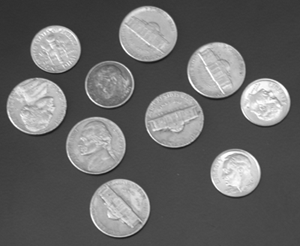
%> input picture task 4/image/coins.png, 300 x 246 px
$ octave task4.m   (GNU Octave 9; MATLAB toolbox functions it lacks are replaced by stand-ins)
%> lines starting %> are read from the running program, lines starting %| are printed output that depends on the picture; in (x1, y1, x2, y2) boxes, pixels count from 0 and x2, y2 are one past the last pixel; in counts of white or black regions, pixels touching at a corner belong together; the program's own positions count from 1
%Q1
A=imread('coins.png');
%> A is the input picture: size 246x300 uint8; min 23, max 255, mean 103
B=fft2(A);
B=abs(B);
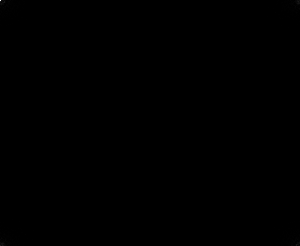
%> B: size 246x300 double; min 2.95, max 7599858, mean 3514.4; drawn with min black and max white
B=fftshift(B);
B=log(1+B);
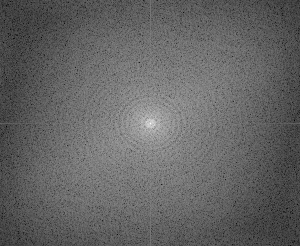
%> B: size 246x300 double; min 1.37, max 15.84, mean 7.07; drawn with min black and max white
B
%Q2
s= size(A);
%> s = [246 300]
filter=ones(s(1),s(2));
B=fft2(A);
B=fftshift(B);
B=B.*filter;
C=ifft2(B);
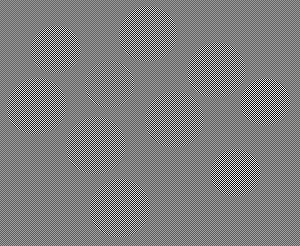
%> C: size 246x300 double; min -255, max 255, mean 0; drawn with min black and max white
figure(1),imshow(C/max(max(C)));
%> after `imshow(C/max(max(C)))`:
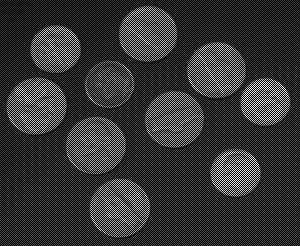
%> displayed picture: size 246x300, on the screen's scale of 0 to 255; min 0, max 255, mean 51.5

%Q3
s1= size(A);
%> s1 = [246 300]
ffilter=ones(s1(1),s1(2));
ffilter(s1(1)/2+1,s1(2)/2+1)=0;
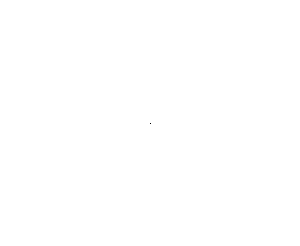
%> ffilter: size 246x300 double; values 0 (black) and 1 (white), 100% white; black in thin lines or dots, all inside (x1, y1, x2, y2) = (150, 123, 151, 124)

D=fft2(A);
D=fftshift(D);
D=D.*ffilter;
E=ifft2(D);
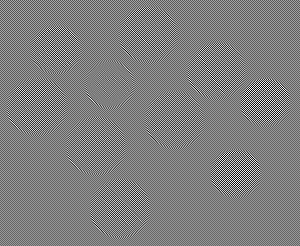
%> E: size 246x300 double; min -152, max 152, mean 0; drawn with min black and max white
figure(2),imshow(E/max(max(E)));
%> after `imshow(E/max(max(E)))`:
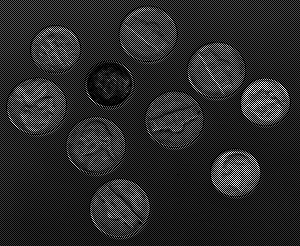
%> displayed picture: size 246x300, on the screen's scale of 0 to 255; min 0, max 255, mean 41.5
